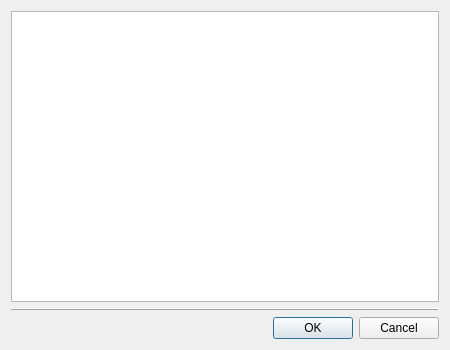
<?xml version="1.0" encoding="UTF-8"?>
<ui version="4.0">
 <class>lcQEditGroupsDialog</class>
 <widget class="QDialog" name="lcQEditGroupsDialog">
  <property name="geometry">
   <rect>
    <x>0</x>
    <y>0</y>
    <width>450</width>
    <height>350</height>
   </rect>
  </property>
  <property name="windowTitle">
   <string>Edit Groups</string>
  </property>
  <layout class="QVBoxLayout" name="verticalLayout">
   <item>
    <widget class="QTreeWidget" name="treeWidget">
     <property name="editTriggers">
      <set>QAbstractItemView::NoEditTriggers</set>
     </property>
     <property name="dragEnabled">
      <bool>true</bool>
     </property>
     <property name="dragDropMode">
      <enum>QAbstractItemView::InternalMove</enum>
     </property>
     <property name="uniformRowHeights">
      <bool>true</bool>
     </property>
     <property name="headerHidden">
      <bool>true</bool>
     </property>
     <column>
      <property name="text">
       <string notr="true">1</string>
      </property>
     </column>
    </widget>
   </item>
   <item>
    <widget class="QFrame" name="frame">
     <property name="frameShape">
      <enum>QFrame::HLine</enum>
     </property>
     <property name="frameShadow">
      <enum>QFrame::Raised</enum>
     </property>
    </widget>
   </item>
   <item>
    <widget class="QDialogButtonBox" name="buttonBox">
     <property name="orientation">
      <enum>Qt::Horizontal</enum>
     </property>
     <property name="standardButtons">
      <set>QDialogButtonBox::Cancel|QDialogButtonBox::Ok</set>
     </property>
    </widget>
   </item>
  </layout>
 </widget>
 <resources/>
 <connections>
  <connection>
   <sender>buttonBox</sender>
   <signal>accepted()</signal>
   <receiver>lcQEditGroupsDialog</receiver>
   <slot>accept()</slot>
   <hints>
    <hint type="sourcelabel">
     <x>248</x>
     <y>254</y>
    </hint>
    <hint type="destinationlabel">
     <x>157</x>
     <y>274</y>
    </hint>
   </hints>
  </connection>
  <connection>
   <sender>buttonBox</sender>
   <signal>rejected()</signal>
   <receiver>lcQEditGroupsDialog</receiver>
   <slot>reject()</slot>
   <hints>
    <hint type="sourcelabel">
     <x>316</x>
     <y>260</y>
    </hint>
    <hint type="destinationlabel">
     <x>286</x>
     <y>274</y>
    </hint>
   </hints>
  </connection>
 </connections>
</ui>
